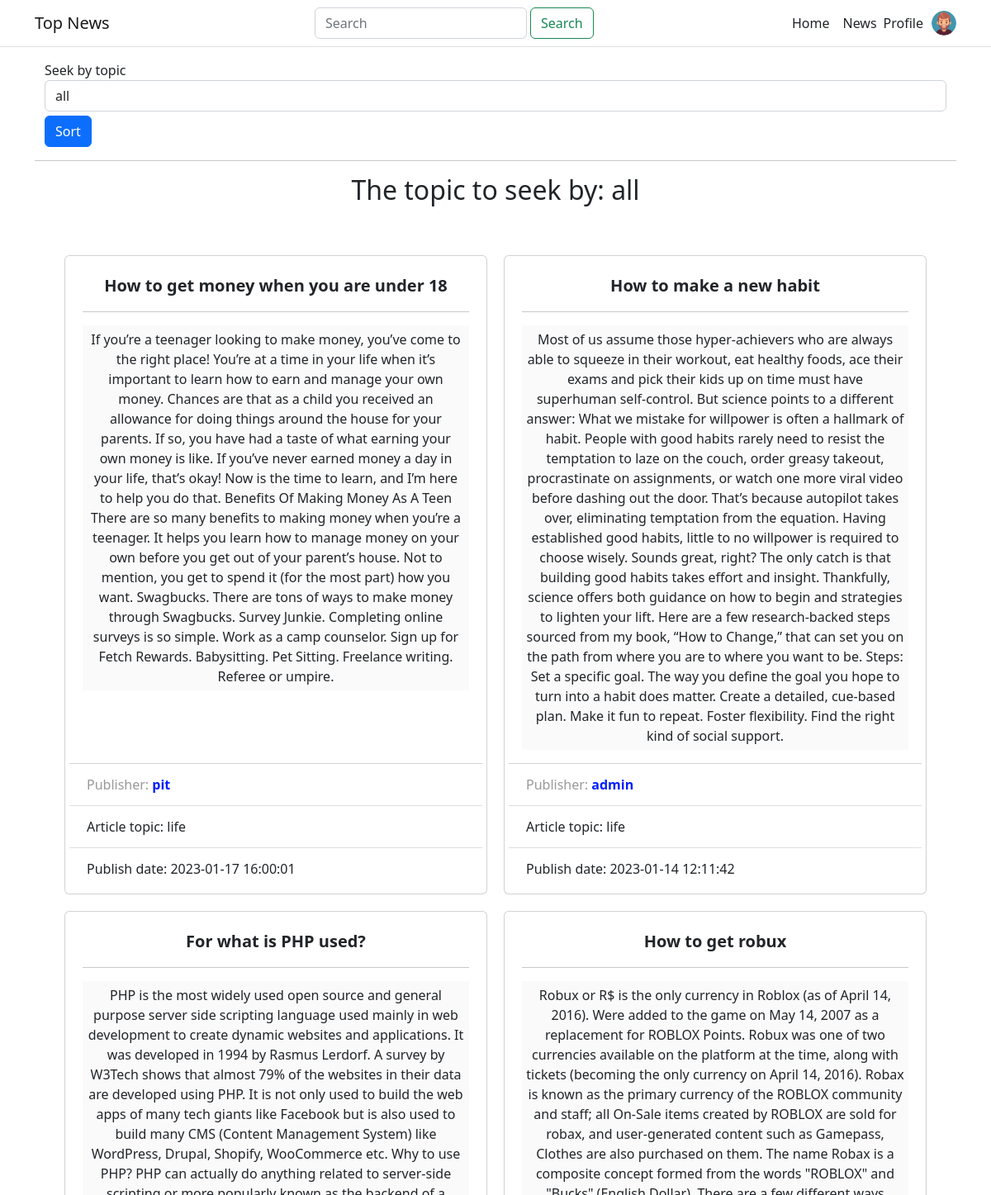
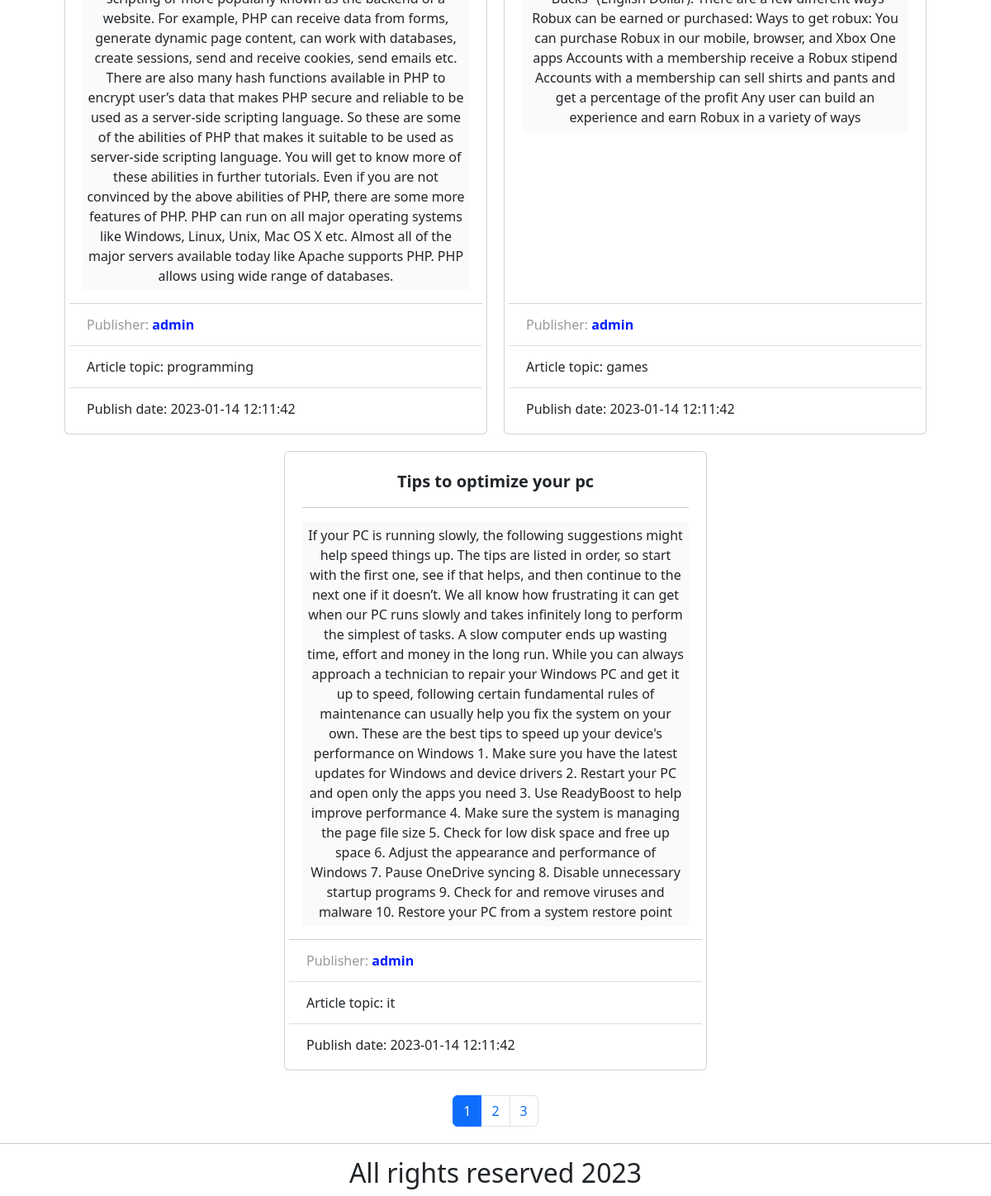
Page /news.php on the committed database (2 pictures, top to bottom).
### tables this page shows
CREATE TABLE `news_table` (
  `id` int(11) NOT NULL,
  `article_author` int(11) DEFAULT NULL,
  `article_date` datetime DEFAULT NULL,
  `article_title` varchar(100) DEFAULT NULL,
  `article_content` text DEFAULT NULL,
  `article_type` varchar(100) DEFAULT NULL
);

CREATE TABLE `users` (
  `user_id` int(11) NOT NULL,
  `log` varchar(255) DEFAULT NULL,
  `pas` varchar(255) DEFAULT NULL
);

### action.php (the view, shortened to what this page needs)
<?php
require_once "db-settings/dbconnect.php";
function out($count, $offset = 0, $sort_topic = "all")
{
    global $conn;
    $arr_out = [];
    try {
        if ($sort_topic == "all") {
            if (!$result = $conn->query("SELECT * FROM `news_table` ORDER BY article_date DESC LIMIT " . $count . " OFFSET $offset")) {
                throw new Exception('Error selection from table `news_table`: [' . $conn->error . ']');
            }
        } else {
            if (!$result = $conn->query("SELECT * FROM `news_table` WHERE `article_type` = '" . $sort_topic . "' ORDER BY article_date DESC LIMIT " . $count . " OFFSET " . $offset . "")) {
                throw new Exception('Error selection from table `news_table`: [' . $conn->error . ']');
            }
        }
        while ($row = $result->fetch_assoc()) {
            $arr_out[] = $row;
        }
    } catch (Exception $e) {
        echo $e->getMessage();
    }
    return $arr_out;
}
function get_count_articles($sql)
{
    global $conn;
    try {
        if (!$result = $conn->query($sql)) {
            throw new Exception('Error selection from table `news_table`: [' . $conn->error . ']');
        }
        return $result->fetch_assoc()['COUNT(`article_author`)'];
    } catch (Exception $e) {
        echo $e->getMessage();
    }
}
function out_pages($sort_topic="all", $current_page = 1)
{
    if($sort_topic == "all")
        $search_sql = "SELECT COUNT(`article_author`) FROM news_table;";
    else
        $search_sql = "SELECT COUNT(`article_author`) FROM news_table WHERE `article_type` = '".$sort_topic."'";
    $count_articles = get_count_articles($search_sql);
    $str = '<div class="pages"><ul class="pagination justify-content-center" style="margin:20px 0">';
    $n = 1;
    for ($i = 0; $i < $count_articles; $i += 5) {
        if($n == $current_page)
            $str .= '<li class="page-item"><a class="page-link active" href="news.php?topic='.$sort_topic.'&page=' . $n . '">' . $n . '</a></li>';
        else
            $str .= '<li class="page-item"><a class="page-link" href="news.php?topic='.$sort_topic.'&page=' . $n . '">' . $n . '</a></li>';
        $n++;
    }
    $str .= '</ul></div>';
    return $str;
}
function get_article_item($row)
{
    return '<div class="article__item card">
                    <div class="card-body">
                        <div class="article__title card-title">' . $row["article_title"] . '</div>
                        <hr>
                        <div class="article__content card-text">' . $row["article_content"] . '</div>
                    </div>
                    <ul class="list-group list-group-flush">
                        <li class="list-group-item">
                            <div class="article__publisher">Publisher: <span class="user__name">' . get_username_by_id($row["article_author"]) . '</span></div>
                        </li>
                        <li class="list-group-item">
                            <div class="article__date">Article topic: ' . $row["article_type"] . ' </div>
                        </li>
                        <li class="list-group-item">
                            <div class="article__date">Publish date: ' . $row["article_date"] . '</div>
                        </li>
                    </ul>
                </div>';
}
function get_username_by_id($id)
{
    global $conn;
    $sql = "SELECT `users`.log FROM `users` WHERE `users`.user_id = $id;";
    try {
        if (!$result = $conn->query($sql)) {
            throw new Exception('Error selection from table `news_table`: [' . $conn->error . ']');
        }
        return $result->fetch_assoc()['log'];;
    } catch (Exception $e) {
        echo $e->getMessage();
    }
}

### news.php (shortened to what this page needs)
<?php
require_once "action.php";
include "html-parts/header.php";
?>
<section class="form-sort">
    <div class="form-sort__wrap">
        <div class="container">
            <form action="<?php echo $_SERVER['PHP_SELF']; ?>" method="get">
                <div class="form-group">
                    <label for="topic">Seek by topic</label>
                    <select class="form-control" name="topic" id="topic">
                        <option value="all">all</option>
                    </select>
                </div>
                <div class="btn-send">
                    <input type="submit" name="sortBy" value="Sort" class="btn btn-primary">
                </div>
            </form>
        </div>
    </div>
</section>
<hr>
<section class="news">
    <div class="news__wrap">
        <div class="container">
            <?php
            if(isset($_GET['topic'])){
                echo "<h2>The topic to seek by: {$_GET['topic']}</h2>";
            }
            else{
                echo "<h2>The topic to seek by: all</h2>";
            }
            echo '<div class="articles__list">';
            if (isset($_GET['topic']) && $_GET['topic'] != "all") {
                $sort_topic = $_GET['topic'];
                $page;
                if (isset($_GET['page'])) {
                    $page = $_GET['page'];
                    $out = out(5, ($page - 1) * 5, $sort_topic);
                } else {
                    $out = out(5, 0, $sort_topic);
                }
                if (count($out) > 0) {
                    foreach ($out as $row) {
                        echo get_article_item($row);
                    }
                } else {
                    echo "В гостевой книге пока нет записей...<br>";
                }
                echo '</div>';
                if(isset($page))
                    echo out_pages($sort_topic, $page);
                else
                    echo out_pages($sort_topic);
            } else {
                if (isset($_GET['page'])) {
                    $page = $_GET['page'];
                    $out = out(5, ($page - 1) * 5);
                } else {
                    $out = out(5);
                }
                if (count($out) > 0) {
                    foreach ($out as $row) {
                        echo get_article_item($row);
                    }
                } else {
                    echo "В гостевой книге пока нет записей...<br>";
                }
                echo '</div>';
                if(isset($page))
                    echo out_pages(current_page:$page);
                else
                    echo out_pages();
            }
            ?>
        </div>
    </div>
</section>
<?php
include "html-parts/footer.php";

### assets/style/style.css (style rules this page uses)
body * { transition: all 0.5s ease; }
h1, h2 { text-align: center; }
.articles__list { margin-top: 50px; display: flex; flex-direction: row; flex-wrap: wrap; justify-content: center; }
.article__item { margin: 10px; padding: 5px; width: 32rem; }
.article__title { text-align: center; font-weight: 700; font-size: 20px; }
.article__publisher { color: #999999; padding: 5px; }
.article__content { text-align: center; background: #fafafa; padding: 5px; }
.article__date { padding: 5px; }
.user__name { color: rgb(0, 30, 255); font-weight: bold; }
.btn-send { margin-top: 5px; }

### rows in the picture
news_table: article_title "How to get money when you are under 18", article_content "If you’re a teenager looking to make money, you’ve come to the right place! You’re at a time in your life when it’s important to learn how to earn and manage your own money. Chances are that as a child you received an allowance for doing things around the house for your parents. If so, you have had a taste of what earning your own money is like. If you’ve never earned money a day in your life, that’s okay! Now is the time to learn, and I’m here to help you do that. Benefits Of Making Money As A Teen There are so many benefits to making money when you’re a teenager. It helps you learn how to manage money on your own before you get out of your parent’s house. Not to mention, you get to spend…", article_author.log "pit", article_type "life", article_date "2023-01-17 16:00:01"
news_table: article_title "How to make a new habit", article_content "Most of us assume those hyper-achievers who are always able to squeeze in their workout, eat healthy foods, ace their exams and pick their kids up on time must have superhuman self-control. But science points to a different answer: What we mistake for willpower is often a hallmark of habit. People with good habits rarely need to resist the temptation to laze on the couch, order greasy takeout, procrastinate on assignments, or watch one more viral video before dashing out the door. That’s because autopilot takes over, eliminating temptation from the equation. Having established good habits, little to no willpower is required to choose wisely. Sounds great, right? The only catch is that…", article_author.log "admin", article_type "life", article_date "2023-01-14 12:11:42"
news_table: article_title "For what is PHP used?", article_content "PHP is the most widely used open source and general purpose server side scripting language used mainly in web development to create dynamic websites and applications. It was developed in 1994 by Rasmus Lerdorf. A survey by W3Tech shows that almost 79% of the websites in their data are developed using PHP. It is not only used to build the web apps of many tech giants like Facebook but is also used to build many CMS (Content Management System) like WordPress, Drupal, Shopify, WooCommerce etc. Why to use PHP? PHP can actually do anything related to server-side scripting or more popularly known as the backend of a website. For example, PHP can receive data from forms, generate dynamic page…", article_author.log "admin", article_type "programming", article_date "2023-01-14 12:11:42"
news_table: article_title "How to get robux", article_content "Robux or R$ is the only currency in Roblox (as of April 14, 2016). Were added to the game on May 14, 2007 as a replacement for ROBLOX Points. Robux was one of two currencies available on the platform at the time, along with tickets (becoming the only currency on April 14, 2016). Robax is known as the primary currency of the ROBLOX community and staff; all On-Sale items created by ROBLOX are sold for robax, and user-generated content such as Gamepass, Clothes are also purchased on them. The name Robax is a composite concept formed from the words \"ROBLOX\" and \"Bucks\" (English Dollar). There are a few different ways Robux can be earned or purchased: Ways to get robux: You can purchase Robux in…", article_author.log "admin", article_type "games", article_date "2023-01-14 12:11:42"
news_table: article_title "Tips to optimize your pc", article_content "If your PC is running slowly, the following suggestions might help speed things up. The tips are listed in order, so start with the first one, see if that helps, and then continue to the next one if it doesn’t. We all know how frustrating it can get when our PC runs slowly and takes infinitely long to perform the simplest of tasks. A slow computer ends up wasting time, effort and money in the long run. While you can always approach a technician to repair your Windows PC and get it up to speed, following certain fundamental rules of maintenance can usually help you fix the system on your own. These are the best tips to speed up your device's performance on Windows 1. Make sure you have the…", article_author.log "admin", article_type "it", article_date "2023-01-14 12:11:42"
